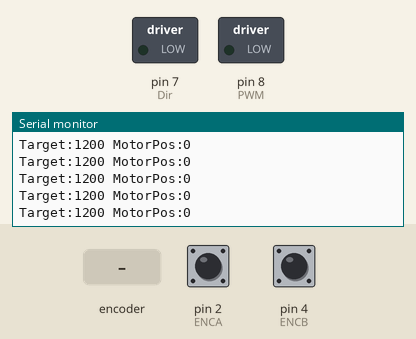
This sketch was run on a simulated Arduino Uno, built with avr-gcc and run on an emulated ATmega328P. Shown: switched loads named in the sketch (green lamp = pin HIGH), the last lines printed to the serial monitor. The inputs (shaded band) are chosen by the test bench; at power-on: pin 2 (ENCA) HIGH, pin 4 (ENCB) HIGH.

Above: at 1.2 s.
1.3 s: rotary encoder on pin 2 (ENCA) / pin 4 (ENCB) turned 1 step (first pin leading)
At 2.3 s:
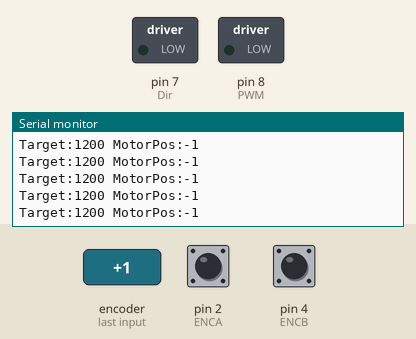
4.5 s: rotary encoder on pin 2 (ENCA) / pin 4 (ENCB) turned 2 steps (second pin leading)
At 5.5 s:
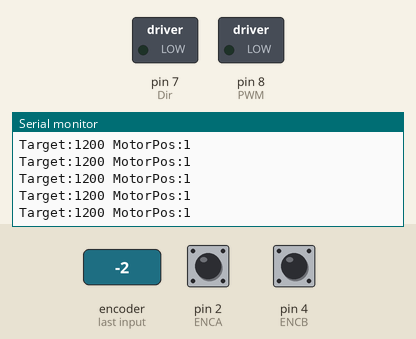
Timing chart, 0 to 7.5 s (numbered marks = the images above; inputs shaded):
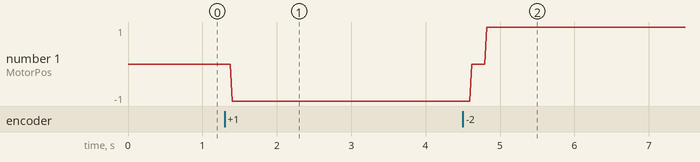

The sketch:

PID_pos_control.ino
```cpp
#define ENCA 2
#define ENCB 4
#define Dir 7
#define PWM 8

int pos = 0;
long prevT = 0;
float eprev = 0;
float eintegral = 0;

void setup() {
  Serial.begin(9600);
  pinMode(ENCA,INPUT);
  pinMode(ENCB,INPUT);
  pinMode(Dir, OUTPUT);
  pinMode(PWM, OUTPUT);
  attachInterrupt(digitalPinToInterrupt(ENCA), readEncoder, RISING);
}

void loop() {
  // target position
  int target = 1200;//*sin(prevT/1e6);
  // PID constants
  float kp = 0.067;
  float kd = 0;
  float ki = 0;

  long currT = micros();

  float deltaT = ((float)(currT-prevT))/1.0e6;
  prevT = currT;

  int e = target-pos;
  float dedt = (e-eprev)/(deltaT);
  eintegral = eintegral + e*deltaT;

  float u = kp*e + kd*dedt + ki*eintegral;

  float pwr = fabs(u);
  if ((pwr>30)){
    pwr = 30;
  }

  int dir = 0;
  if(u<0){
    dir = 1;
  }

  setMotor(dir,pwr,PWM,Dir);

  eprev = e;

  Serial.print("Target:");
  Serial.print(target);
  Serial.print(" ");
  Serial.print("MotorPos:");
  Serial.print(pos);
  Serial.println();
  // setMotor(0,255,PWM,1);
  // delay(2000);
  // Serial.println(pos);
  // setMotor(1,255,PWM,Dir);
  // delay(2000);
  // Serial.println(pos);
  // setMotor(0,255,PWM,Dir);
  // delay(2000);
  // Serial.println(pos);
}

void readEncoder(){
  int b = digitalRead(ENCB);
  if (b>0){
    pos++;
  }
  else{
    pos--;
  }
}

void setMotor(int DirIn, int PWMval, int pwm, int dir){
  analogWrite(pwm,PWMval);
  digitalWrite(dir,DirIn);
}
```

Measured:
- after the input at 1.3 s, the serial monitor: prints a new line after 0.10 s (image 1)
- after the input at 4.5 s, the serial monitor: prints a new line after 0.12 s (image 2)
- plotted number 1: 0 → -1 after the input at 1.3 s, -1 → 1 after the input at 4.5 s
